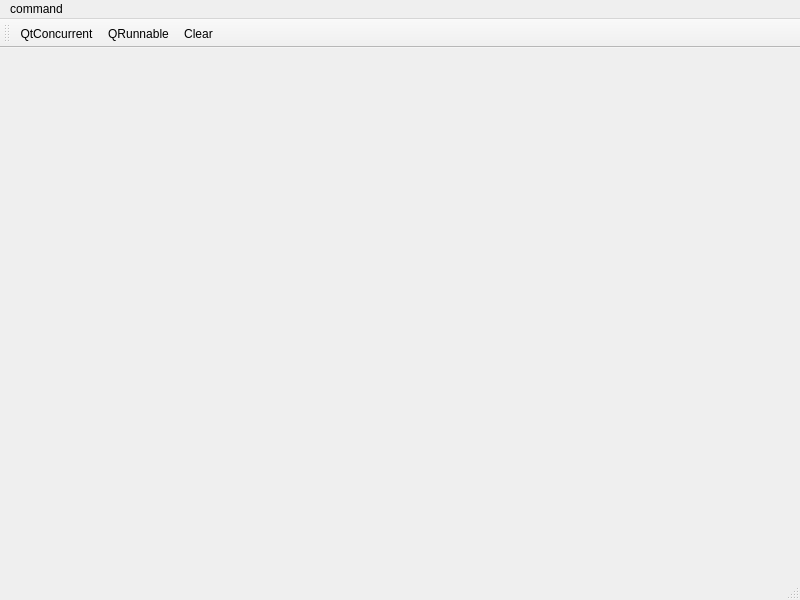
<?xml version="1.0" encoding="UTF-8"?>
<ui version="4.0">
 <class>MainWindow</class>
 <widget class="QMainWindow" name="MainWindow">
  <property name="geometry">
   <rect>
    <x>0</x>
    <y>0</y>
    <width>800</width>
    <height>600</height>
   </rect>
  </property>
  <property name="windowTitle">
   <string>Потоки + worker</string>
  </property>
  <widget class="QWidget" name="centralwidget"/>
  <widget class="QMenuBar" name="menubar">
   <property name="geometry">
    <rect>
     <x>0</x>
     <y>0</y>
     <width>800</width>
     <height>25</height>
    </rect>
   </property>
   <widget class="QMenu" name="menucommand">
    <property name="title">
     <string>command</string>
    </property>
    <addaction name="actionQtConcurrent"/>
    <addaction name="actionQRunnable"/>
    <addaction name="separator"/>
    <addaction name="actionClear"/>
   </widget>
   <addaction name="menucommand"/>
  </widget>
  <widget class="QStatusBar" name="statusbar"/>
  <widget class="QToolBar" name="toolBar">
   <property name="windowTitle">
    <string>toolBar</string>
   </property>
   <attribute name="toolBarArea">
    <enum>TopToolBarArea</enum>
   </attribute>
   <attribute name="toolBarBreak">
    <bool>false</bool>
   </attribute>
   <addaction name="actionQtConcurrent"/>
   <addaction name="actionQRunnable"/>
   <addaction name="actionClear"/>
  </widget>
  <action name="actionQtConcurrent">
   <property name="text">
    <string>QtConcurrent</string>
   </property>
  </action>
  <action name="actionQRunnable">
   <property name="text">
    <string>QRunnable</string>
   </property>
  </action>
  <action name="actionClear">
   <property name="text">
    <string>Clear</string>
   </property>
  </action>
 </widget>
 <resources/>
 <connections/>
</ui>
